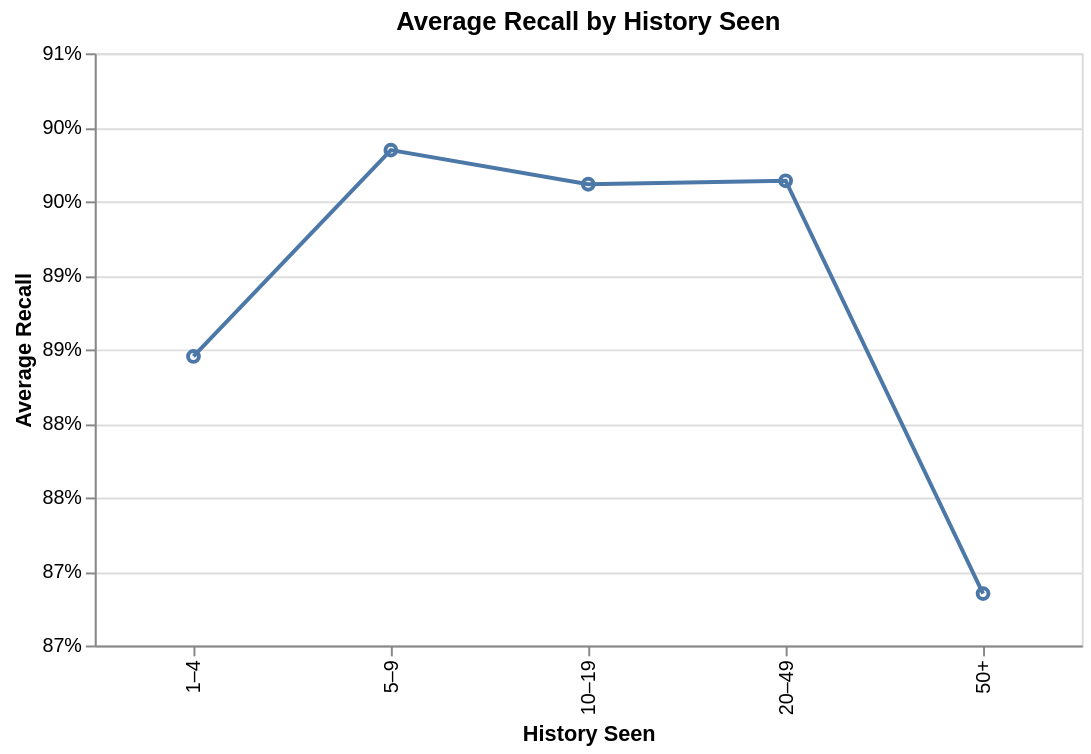

The notebook cell this image was saved under:
### Code cell
lang_dropdown = alt.binding_select(options=[None, 'de', 'en', 'es', 'fr', 'it', 'pt'],
                                   labels=['All', 'German', 'English', 'Spanish', 'French', 'Italian', 'Portuguese'],
                                   name='Learning Language: ')
lang_select = alt.selection_point(fields=['learning_language'], bind=lang_dropdown)

line = alt.Chart(bins).mark_line().encode(
    x=alt.X('history_group:O',
            sort = ['1–4', '5–9', '10–19', '20–49', '50+'],
            title='History Seen'),
    y=alt.Y('mean(p_recall):Q',
            scale=alt.Scale(zero=False, nice=True, padding=20),
            axis=alt.Axis(format='.0%'),
            title='Average Recall')
).add_params(
    lang_select
).transform_filter(
    lang_select
).properties(
    title='Average Recall by History Seen',
    width=500,
    height=300
)

point = alt.Chart(bins).mark_point().encode(
    x=alt.X('history_group:O',
            sort = ['1–4', '5–9', '10–19', '20–49', '50+'],
            title='History Seen'),
    y=alt.Y('mean(p_recall):Q',
            scale=alt.Scale(zero=False, nice=True, padding=20),
            axis=alt.Axis(format='.0%'),
            title='Average Recall')
).transform_filter(
    lang_select
).properties(
    title='Average Recall by History Seen',
    width=500,
    height=300
)

overlay = point + line
overlay.display()

### Figure 1 — Vega-Lite specification as saved in the notebook (floating-point values rounded to 4 significant figures; data arrays with more than 128 entries replaced by an {"elided": "..."} marker saying what was removed)
{"$schema": "https://vega.github.io/schema/vega-lite/v5.8.0.json", "config": {"view": {"continuousHeight": 300, "continuousWidth": 300}}, "data": {"name": "data-0230fdbc10a440c76947e054e5be56b1"}, "datasets": {"data-0230fdbc10a440c76947e054e5be56b1": {"elided": "5000 records"}}, "height": 300, "layer": [{"encoding": {"x": {"field": "history_group", "sort": ["1–4", "5–9", "10–19", "20–49", "50+"], "title": "History Seen", "type": "ordinal"}, "y": {"aggregate": "mean", "axis": {"format": ".0%"}, "field": "p_recall", "scale": {"nice": true, "padding": 20, "zero": false}, "title": "Average Recall", "type": "quantitative"}}, "mark": {"type": "point"}, "title": "Average Recall by History Seen", "transform": [{"filter": {"param": "param_1"}}]}, {"encoding": {"x": {"field": "history_group", "sort": ["1–4", "5–9", "10–19", "20–49", "50+"], "title": "History Seen", "type": "ordinal"}, "y": {"aggregate": "mean", "axis": {"format": ".0%"}, "field": "p_recall", "scale": {"nice": true, "padding": 20, "zero": false}, "title": "Average Recall", "type": "quantitative"}}, "mark": {"type": "line"}, "name": "view_1", "title": "Average Recall by History Seen", "transform": [{"filter": {"param": "param_1"}}]}], "params": [{"bind": {"input": "select", "labels": ["All", "German", "English", "Spanish", "French", "Italian", "Portuguese"], "name": "Learning Language: ", "options": [null, "de", "en", "es", "fr", "it", "pt"]}, "name": "param_1", "select": {"fields": ["learning_language"], "type": "point"}, "views": ["view_1"]}], "width": 500}
